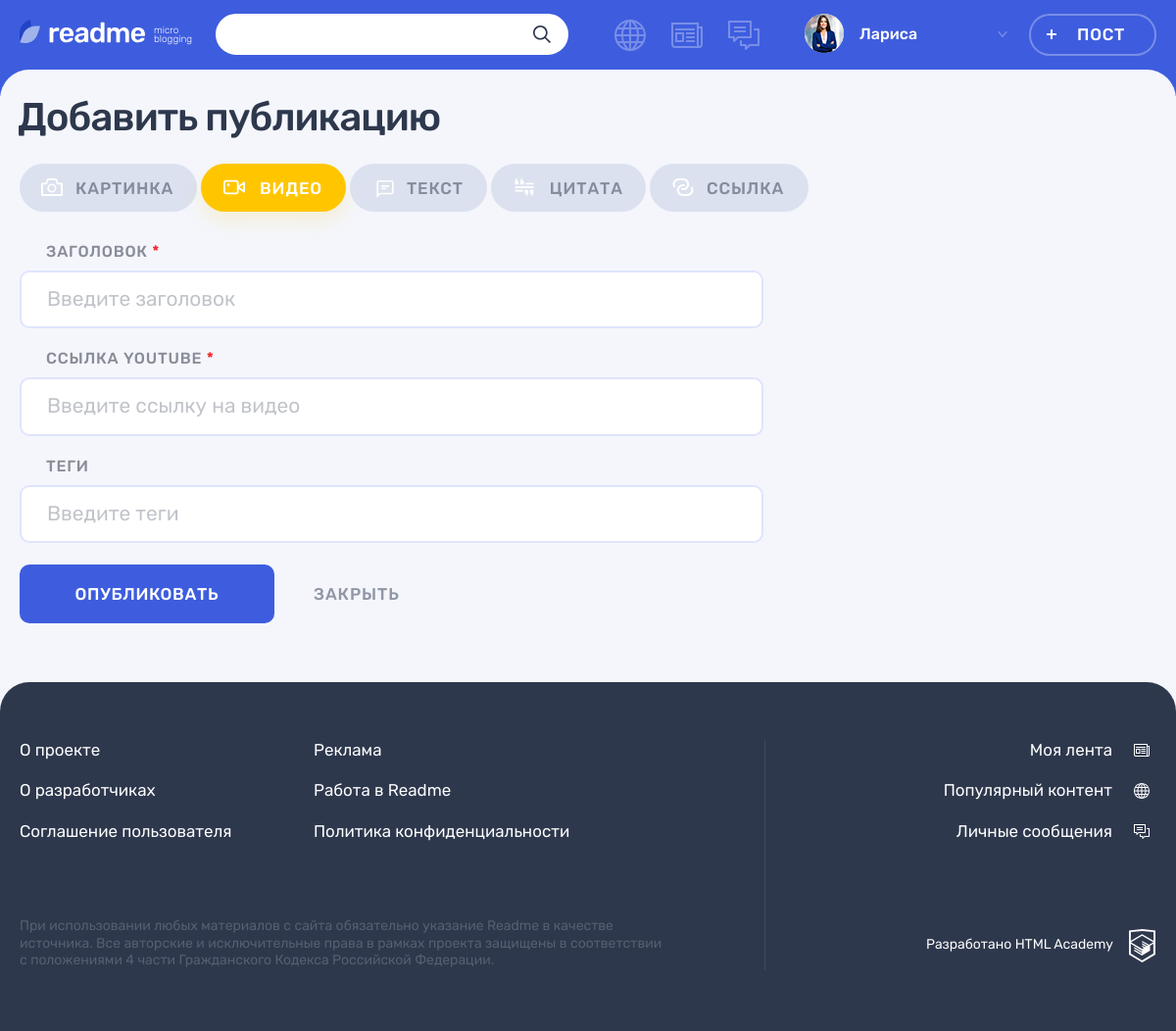
The page /add.php?type=video (signed in) on the database its author committed.
### tables this page shows
CREATE TABLE content_type (
id INT UNSIGNED AUTO_INCREMENT PRIMARY KEY,
type_name VARCHAR(128) NOT NULL,
icon_type VARCHAR(128) NOT NULL
);

### functions.php (called while the page is built, shortened)
<?php
function include_template($name, $data)
{
    $name = 'templates/' . $name;
    extract($data);
    require $name;
    $result = ob_get_clean();
    return $result;
}
function anti_xss($user_content)
{
    return htmlspecialchars($user_content, ENT_QUOTES);
}
function getPostValue($name)
{
    $result = $_POST[$name] ?? "";
    return anti_xss($result);
}
function get_russian_form_name($text)
{
    switch ($text) {
        case 'video':
            $russian_form_name = 'видео';
            break;
    }
    return $russian_form_name;
}

### db_requests.php (called while the page is built, shortened)
<?php
function get_data($link, $sql)
{
    $result = mysqli_query($link, $sql);
    $result = mysqli_fetch_all($result, MYSQLI_ASSOC);
    return $result;
}
function posts_categories($link)
{
    $sql = 'SELECT * FROM content_type';
    return get_data($link, $sql);
}

### templates/add-post.php (the view, shortened to what this page needs)
<div class="page__main-section">
        <div class="container">
          <h1 class="page__title page__title--adding-post">Добавить публикацию</h1>
        </div>
        <div class="adding-post container">
          <div class="adding-post__tabs-wrapper tabs">
            <div class="adding-post__tabs filters">
              <ul class="adding-post__tabs-list filters__list tabs__list">
              <?php foreach ($types as $type) : ?>
                <li class="adding-post__tabs-item filters__item">
                  <a class="adding-post__tabs-link filters__button filters__button--<?= ($type['icon_type']) ?> <?= ($page_parameters['form-type'] === $type['icon_type']) ? 'filters__button--active' : "" ?>"
                  href = "add.php?type=<?= ($type['icon_type']) ?>">
                    <svg class="filters__icon" width="22" height="18">
                      <use xlink:href="#icon-filter-<?= $type['icon_type']?>"> </use>
                    </svg>
                    <span><?= $type['type_name'] ?></span>
                  </a>
                  </li>
                <?php endforeach ?>
              </ul>
            </div>
            <div class="adding-post__tab-content">
              <section class="adding-post__<?= $page_parameters['form-type'] ?>">
                <form class="adding-post__form form" action="add.php" method="post" <?= ($page_parameters['form-type'] === 'photo') ? 'enctype="multipart/form-data"' : "" ?>>
                  <div class="form__text-inputs-wrapper">
                    <div class="form__text-inputs">
                      <div class="adding-post__input-wrapper form__input-wrapper">
                        <label class="adding-post__label form__label" for="heading">Заголовок <span class="form__input-required">*</span></label>
                        <div class="form__input-section <?= (!empty($errors['heading'])) ? "form__input-section--error" : "" ?>">
                          <input class="adding-post__input form__input" id="heading" type="text" name="heading" placeholder="Введите заголовок" value="<?= getPostValue('heading') ?>">
                        </div>
                      </div>
                      <?= $content ?>
                      <div class="adding-post__input-wrapper form__input-wrapper">
                        <label class="adding-post__label form__label" for="tags">Теги</label>
                        <div class="form__input-section <?= (!empty($errors['tags'])) ? "form__input-section--error" : "" ?>">
                          <input class="adding-post__input form__input" id="tags" type="text" name="tags" placeholder="Введите теги" value="<?= getPostValue('tags') ?>">
                        </div>
                      </div>
                    </div>
                  </div>
                  <div class="adding-post__buttons">
                    <button class="adding-post__submit button button--main" type="submit">Опубликовать</button>
                    <a class="adding-post__close" href="#">Закрыть</a>
                  </div>
                </form>
              </section>
      </div>

### rows shown on the page
content_type: type_name "КАРТИНКА"
content_type: type_name "ВИДЕО"
content_type: type_name "ТЕКСТ"
content_type: type_name "ЦИТАТА"
content_type: type_name "ССЫЛКА"

### other values the page prints
$user_data['login'] "Лариса"
